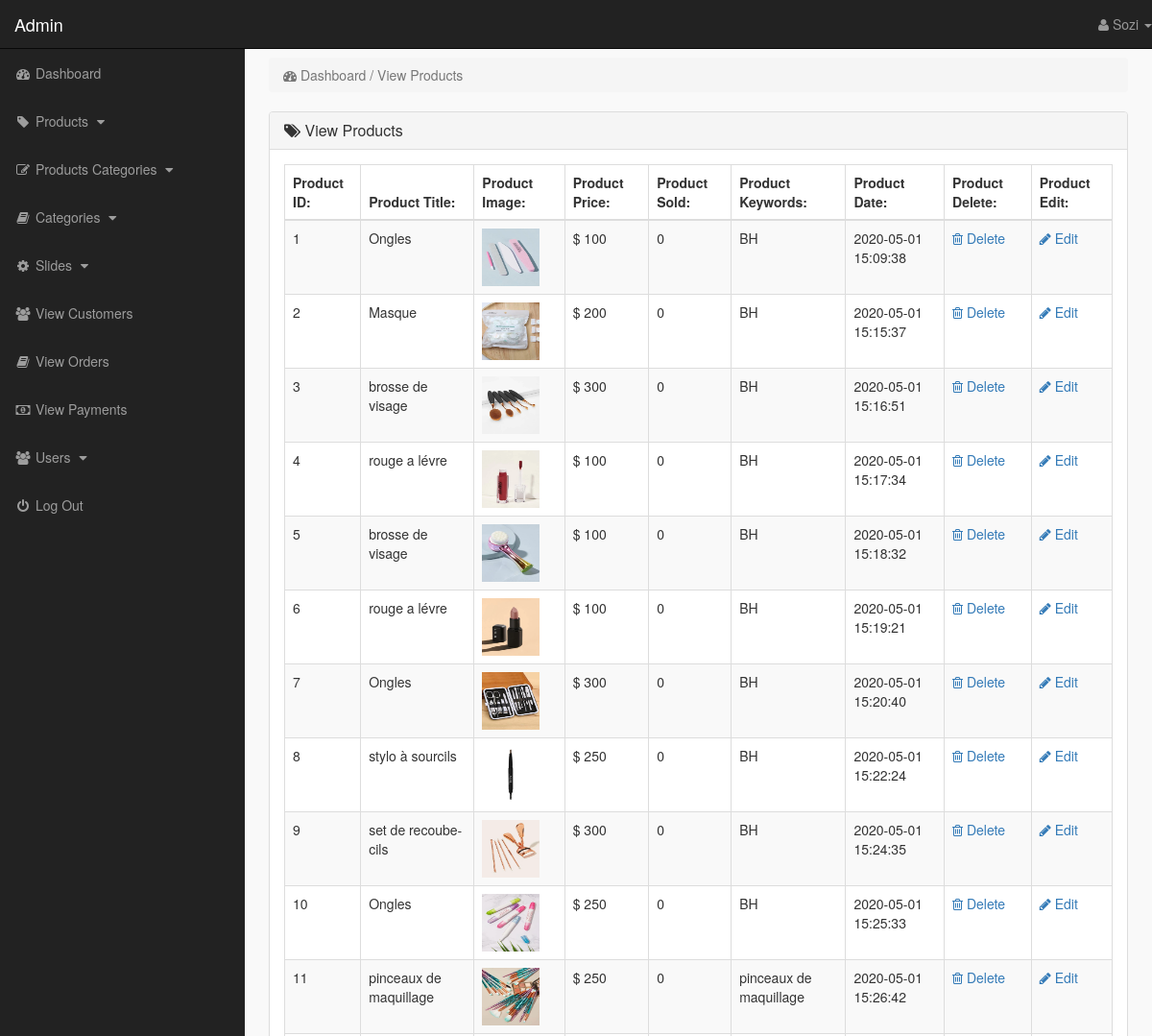
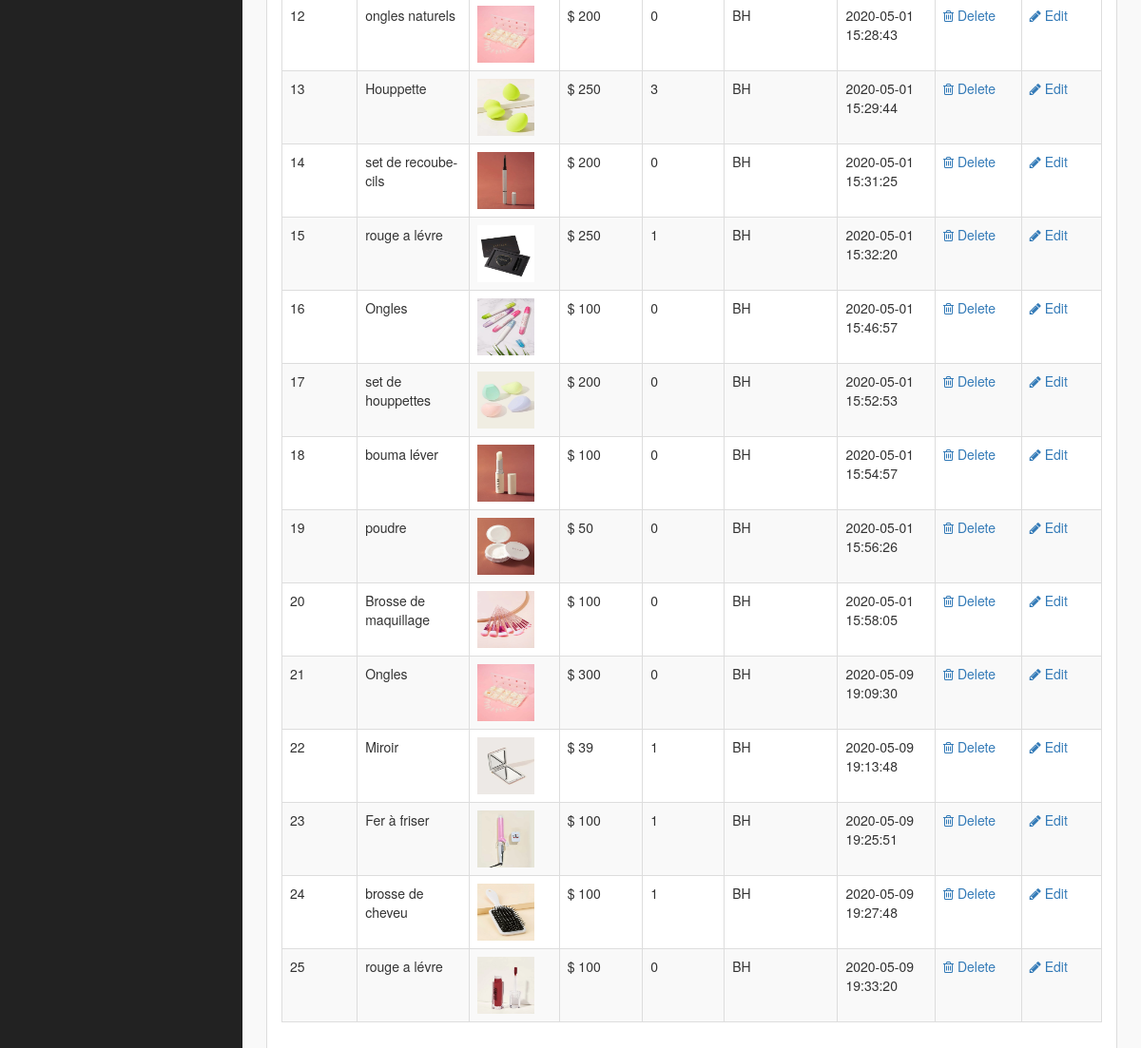
Page /admin_area/index.php?view_products (signed in) on the committed database (2 pictures, top to bottom).
### tables this page shows
CREATE TABLE `products` (
  `product_id` int(10) NOT NULL,
  `p_cat_id` int(10) NOT NULL,
  `cat_id` int(10) NOT NULL,
  `date` timestamp NOT NULL DEFAULT current_timestamp() ON UPDATE current_timestamp(),
  `product_title` text NOT NULL,
  `product_img1` text NOT NULL,
  `product_img2` text NOT NULL,
  `product_img3` text NOT NULL,
  `product_price` int(10) NOT NULL,
  `product_keywords` text NOT NULL,
  `product_desc` text NOT NULL
);

### admin_area/view_products.php (the view)
<?php
    if(!isset($_SESSION['admin_email'])){
        echo "<script>window.open('login.php','_self')</script>";
    }else{
?>
<div class="row">
    <div class="col-lg-12">
        <ol class="breadcrumb">
            <li class="active">
                <i class="fa fa-dashboard"></i> Dashboard / View Products
            </li>
        </ol>
    </div>
</div>
<div class="row">
    <div class="col-lg-12">
        <div class="panel panel-default">
            <div class="panel-heading">
               <h3 class="panel-title">
                   <i class="fa fa-tags"></i>  View Products
               </h3>
            </div>
            <div class="panel-body">
                <div class="table-responsive">
                    <table class="table table-striped table-bordered table-hover">
                        <thead>
                            <tr>
                                <th> Product ID: </th>
                                <th> Product Title: </th>
                                <th> Product Image: </th>
                                <th> Product Price: </th>
                                <th> Product Sold: </th>
                                <th> Product Keywords: </th>
                                <th> Product Date: </th>
                                <th> Product Delete: </th>
                                <th> Product Edit: </th>
                            </tr>
                        </thead>
                        <tbody>
                            <?php
                                $i=0;
                                $get_pro = "select * from products";
                                $run_pro = mysqli_query($con,$get_pro);
                                while($row_pro=mysqli_fetch_array($run_pro)){
                                    $pro_id = $row_pro['product_id'];
                                    $pro_title = $row_pro['product_title'];
                                    $pro_img1 = $row_pro['product_img1'];
                                    $pro_price = $row_pro['product_price'];
                                    $pro_keywords = $row_pro['product_keywords'];
                                    $pro_date = $row_pro['date'];
                                    $i++;
                            ?>
                            <tr>
                                <td> <?php echo $i; ?> </td>
                                <td> <?php echo $pro_title; ?> </td>
                                <td> <img src="product_images/<?php echo $pro_img1; ?>" width="60" height="60"></td>
                                <td> $ <?php echo $pro_price; ?> </td>
                                <td> <?php
                                        $get_sold = "select * from pending_orders where product_id='$pro_id'";
                                        $run_sold = mysqli_query($con,$get_sold);
                                        $count = mysqli_num_rows($run_sold);
                                        echo $count;
                                     ?>
                                </td>
                                <td> <?php echo $pro_keywords; ?> </td>
                                <td> <?php echo $pro_date ?> </td>
                                <td>
                                     <a href="index.php?delete_product=<?php echo $pro_id; ?>">
                                        <i class="fa fa-trash-o"></i> Delete
                                     </a>
                                </td>
                                <td>
                                     <a href="index.php?edit_product=<?php echo $pro_id; ?>">
                                        <i class="fa fa-pencil"></i> Edit
                                     </a>
                                </td>
                            </tr>
                            <?php } ?>
                        </tbody>
                    </table>
                </div>
            </div>
        </div>
    </div>
</div>
<?php } ?>

### admin_area/index.php (shortened to what this page needs)
<?php
    include("includes/db.php");
    if(!isset($_SESSION['admin_email'])){
        echo "<script>window.open('login.php','_self')</script>";
    }else{
        $admin_session = $_SESSION['admin_email'];
        $get_admin = "select * from admins where admin_email='$admin_session'";
        $run_admin = mysqli_query($con,$get_admin);
        $row_admin = mysqli_fetch_array($run_admin);
        $admin_name = $row_admin['admin_name'];
?>
<!DOCTYPE html>
<html lang="en">
<head>
    <link rel="stylesheet" href="css/bootstrap-337.min.css">
    <link rel="stylesheet" href="font-awsome/css/font-awesome.min.css">
    <link rel="stylesheet" href="css/style.css">
</head>
<body>
    <div id="wrapper">
       <?php include("includes/sidebar.php"); ?>
        <div id="page-wrapper">
            <div class="container-fluid">
                <?php
                    if(isset($_GET['dashboard'])){
                        include("dashboard.php");
                }   if(isset($_GET['insert_product'])){
                        include("insert_product.php");
                }   if(isset($_GET['view_products'])){
                        include("view_products.php");
                }   if(isset($_GET['delete_product'])){
                        include("delete_product.php");
                }   if(isset($_GET['edit_product'])){
                        include("edit_product.php");
                }   if(isset($_GET['insert_p_cat'])){
                        include("insert_p_cat.php");
                }   if(isset($_GET['view_p_cats'])){
                        include("view_p_cats.php");
                }   if(isset($_GET['delete_p_cat'])){
                        include("delete_p_cat.php");
                }   if(isset($_GET['edit_p_cat'])){
                        include("edit_p_cat.php");
                }   if(isset($_GET['insert_cat'])){
                        include("insert_cat.php");
                }   if(isset($_GET['view_cats'])){
                        include("view_cats.php");
                }   if(isset($_GET['edit_cat'])){
                        include("edit_cat.php");
                }   if(isset($_GET['delete_cat'])){
                        include("delete_cat.php");
                }   if(isset($_GET['insert_slide'])){
                        include("insert_slide.php");
                }   if(isset($_GET['view_slides'])){
                        include("view_slides.php");
                }   if(isset($_GET['delete_slide'])){
                        include("delete_slide.php");
                }   if(isset($_GET['edit_slide'])){
                        include("edit_slide.php");
                }   if(isset($_GET['view_customers'])){
                        include("view_customers.php");
                }   if(isset($_GET['delete_customer'])){
                        include("delete_customer.php");
                }   if(isset($_GET['view_orders'])){
                        include("view_orders.php");
                }   if(isset($_GET['delete_order'])){
                        include("delete_order.php");
                }   if(isset($_GET['view_payments'])){
                        include("view_payments.php");
                }   if(isset($_GET['delete_payment'])){
                        include("delete_payment.php");
                }   if(isset($_GET['view_users'])){
                        include("view_users.php");
                }   if(isset($_GET['delete_user'])){
                        include("delete_user.php");
                }   if(isset($_GET['insert_user'])){
                        include("insert_user.php");
                }   if(isset($_GET['user_profile'])){
                        include("user_profile.php");
                }
                ?>
            </div>
        </div>
    </div>
</body>
</html>
<?php } ?>

### admin_area/includes/sidebar.php (shortened to what this page needs)
<?php
    if(!isset($_SESSION['admin_email'])){
        echo "<script>window.open('login.php','_self')</script>";
    }else{
?>
<nav class="navbar navbar-inverse navbar-fixed-top">
    <div class="navbar-header">
        <a href="index.php?dashboard" class="navbar-brand">Admin</a>
    </div>
    <ul class="nav navbar-right top-nav">
        <li class="dropdown">
            <a href="#" class="dropdown-toggle" data-toggle="dropdown">
                <i class="fa fa-user"></i> <?php echo $admin_name;  ?> <b class="caret"></b>
            </a>
        </li>
    </ul>
    <div class="collapse navbar-collapse navbar-ex1-collapse">
        <ul class="nav navbar-nav side-nav">
            <li>
                <a href="index.php?dashboard">
                        <i class="fa fa-fw fa-dashboard"></i> Dashboard
                </a>
            </li>
            <li>
                <a href="#" data-toggle="collapse" data-target="#products">
                        <i class="fa fa-fw fa-tag"></i> Products
                        <i class="fa fa-fw fa-caret-down"></i>
                </a>
            </li>
            <li>
                <a href="#" data-toggle="collapse" data-target="#p_cat">
                        <i class="fa fa-fw fa-edit"></i> Products Categories
                        <i class="fa fa-fw fa-caret-down"></i>
                </a>
            </li>
            <li>
                <a href="#" data-toggle="collapse" data-target="#cat">
                        <i class="fa fa-fw fa-book"></i> Categories
                        <i class="fa fa-fw fa-caret-down"></i>
                </a>
            </li>
            <li>
                <a href="#" data-toggle="collapse" data-target="#slides">
                        <i class="fa fa-fw fa-gear"></i> Slides
                        <i class="fa fa-fw fa-caret-down"></i>
                </a>
            </li>
            <li>
                <a href="index.php?view_customers">
                    <i class="fa fa-fw fa-users"></i> View Customers
                </a>
            </li>
            <li>
                <a href="index.php?view_orders">
                    <i class="fa fa-fw fa-book"></i> View Orders
                </a>
            </li>
            <li>
                <a href="index.php?view_payments">
                    <i class="fa fa-fw fa-money"></i> View Payments
                </a>
            </li>
            <li>
                <a href="#" data-toggle="collapse" data-target="#users">
                        <i class="fa fa-fw fa-users"></i> Users
                        <i class="fa fa-fw fa-caret-down"></i>
                </a>
            </li>
            <li>
                <a href="logout.php">
                    <i class="fa fa-fw fa-power-off"></i> Log Out
                </a>
            </li>
        </ul>
    </div>
</nav>
<?php } ?>

### admin_area/css/style.css (style rules this page uses)
body { margin-top: 100px; }
#wrapper { padding-left: 0px; }
#page-wrapper { width: 100%; padding: 0; background-color: #f9f9f9; }
@media (min-width: 768px) { body { margin-top: 50px; } }
@media (min-width: 768px) { #wrapper { padding-left: 255px; } }
@media (min-width: 768px) { #page-wrapper { padding: 10px; } }
.top-nav>li { float: left; display: inline-block; }
.top-nav>li>a { color: #999999; line-height: 20px; padding-top: 15px; padding-bottom: 15px; }
@media (min-width: 768px) { .side-nav { position: fixed; top: 51px; bottom: 0; width: 255px; overflow-y: auto; overflow-x: hidden; background-color: #222222; padding-bottom: 40px; border-radius: 0; } }
@media (min-width: 768px) { .side-nav>li>a { width: 255px; } }
.panel-body { border-radius: 5px; }

### rows in the picture
products: product_title "Ongles", product_img1 (picture), product_price "100", count "0", product_keywords "BH", date "2020-05-01 15:09:38"
products: product_title "Masque", product_img1 (picture), product_price "200", count "0", product_keywords "BH", date "2020-05-01 15:15:37"
products: product_title "brosse de visage", product_img1 (picture), product_price "300", count "0", product_keywords "BH", date "2020-05-01 15:16:51"
products: product_title "rouge a lévre", product_img1 (picture), product_price "100", count "0", product_keywords "BH", date "2020-05-01 15:17:34"
products: product_title "brosse de visage", product_img1 (picture), product_price "100", count "0", product_keywords "BH", date "2020-05-01 15:18:32"
products: product_title "rouge a lévre", product_img1 (picture), product_price "100", count "0", product_keywords "BH", date "2020-05-01 15:19:21"
products: product_title "Ongles", product_img1 (picture), product_price "300", count "0", product_keywords "BH", date "2020-05-01 15:20:40"
products: product_title "stylo à sourcils", product_img1 (picture), product_price "250", count "0", product_keywords "BH", date "2020-05-01 15:22:24"
products: product_title "set de recoube-cils", product_img1 (picture), product_price "300", count "0", product_keywords "BH", date "2020-05-01 15:24:35"
products: product_title "Ongles", product_img1 (picture), product_price "250", count "0", product_keywords "BH", date "2020-05-01 15:25:33"
products: product_title "pinceaux de maquillage", product_img1 (picture), product_price "250", count "0", product_keywords "pinceaux de maquillage", date "2020-05-01 15:26:42"
products: product_title "ongles naturels", product_img1 (picture), product_price "200", count "0", product_keywords "BH", date "2020-05-01 15:28:43"
products: product_title "Houppette", product_img1 (picture), product_price "250", count "3", product_keywords "BH", date "2020-05-01 15:29:44"
products: product_title "set de recoube-cils", product_img1 (picture), product_price "200", count "0", product_keywords "BH", date "2020-05-01 15:31:25"
products: product_title "rouge a lévre", product_img1 (picture), product_price "250", count "1", product_keywords "BH", date "2020-05-01 15:32:20"
products: product_title "Ongles", product_img1 (picture), product_price "100", count "0", product_keywords "BH", date "2020-05-01 15:46:57"
products: product_title "set de houppettes", product_img1 (picture), product_price "200", count "0", product_keywords "BH", date "2020-05-01 15:52:53"
products: product_title "bouma léver", product_img1 (picture), product_price "100", count "0", product_keywords "BH", date "2020-05-01 15:54:57"
products: product_title "poudre", product_img1 (picture), product_price "50", count "0", product_keywords "BH", date "2020-05-01 15:56:26"
products: product_title "Brosse de maquillage", product_img1 (picture), product_price "100", count "0", product_keywords "BH", date "2020-05-01 15:58:05"
products: product_title "Ongles", product_img1 (picture), product_price "300", count "0", product_keywords "BH", date "2020-05-09 19:09:30"
products: product_title "Miroir", product_img1 (picture), product_price "39", count "1", product_keywords "BH", date "2020-05-09 19:13:48"
products: product_title "Fer à friser", product_img1 (picture), product_price "100", count "1", product_keywords "BH", date "2020-05-09 19:25:51"
products: product_title "brosse de cheveu", product_img1 (picture), product_price "100", count "1", product_keywords "BH", date "2020-05-09 19:27:48"
products: product_title "rouge a lévre", product_img1 (picture), product_price "100", count "0", product_keywords "BH", date "2020-05-09 19:33:20"

### other values in the picture
$admin_name "Sozi"
